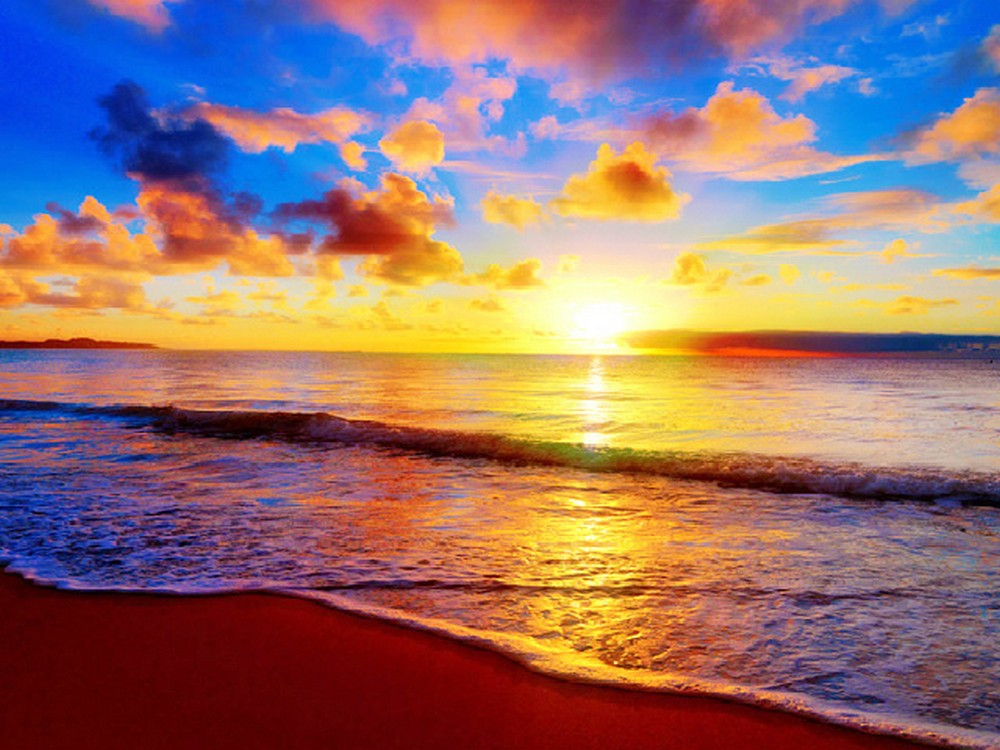
#> input picture resources/2/wschod.jpg, 1000 x 750 px
$ python zad2.py
#> lines starting #> are read from the running program, lines starting #| are printed output that depends on the picture
import cv2
import numpy as np
import matplotlib.pyplot as plt

image_path = 'resources/2/wschod.jpg'
# Wczytanie obrazu w kolorze
image = cv2.imread(image_path)
#> image is the input picture: shape (750, 1000, 3); mean B, G, R 111.6, 114.9, 149
if image is None:
    raise ValueError("Nie można wczytać obrazu. Sprawdź ścieżkę do pliku.")

image_rgb = cv2.cvtColor(image, cv2.COLOR_BGR2RGB)

# Metoda 1: Szarość jako średnia (R+G+B)/3
gray_average = np.round(np.mean(image_rgb, axis=2)).astype('uint8')
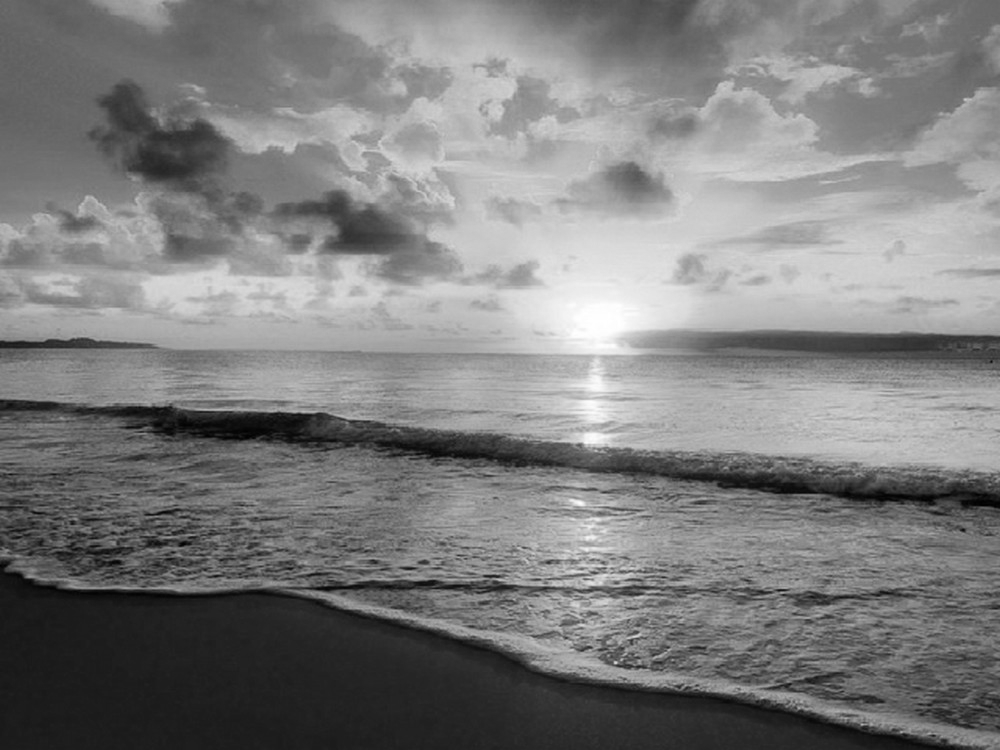
#> gray_average: shape (750, 1000); min 1, max 255, mean 125.2

# Metoda 2: Szarość jako luminancja (0.299*R + 0.587*G + 0.114*B)
gray_luminance = np.round(
    0.299 * image_rgb[:, :, 0] + 0.587 * image_rgb[:, :, 1] + 0.114 * image_rgb[:, :, 2]
).astype('uint8')
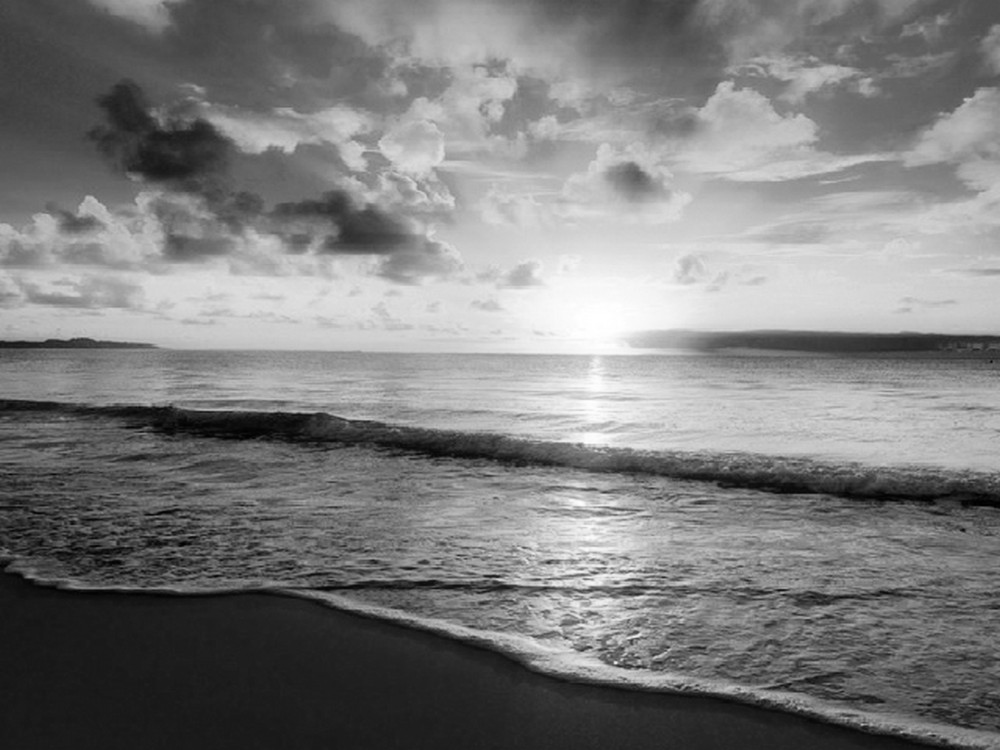
#> gray_luminance: shape (750, 1000); min 0, max 255, mean 124.8

# Wyświetlanie obrazów
plt.figure(figsize=(15, 10))

# Oryginalny obraz
plt.subplot(1, 3, 1)
plt.title("Oryginalny obraz (RGB)")
plt.imshow(image_rgb)
plt.axis("off")

# Obraz w skali szarości - średnia
plt.subplot(1, 3, 2)
plt.title("Szarość - Średnia")
plt.imshow(gray_average, cmap='gray')
plt.axis("off")

# Obraz w skali szarości - luminancja
plt.subplot(1, 3, 3)
plt.title("Szarość - Luminancja")
plt.imshow(gray_luminance, cmap='gray')
plt.axis("off")

plt.tight_layout()
plt.show()
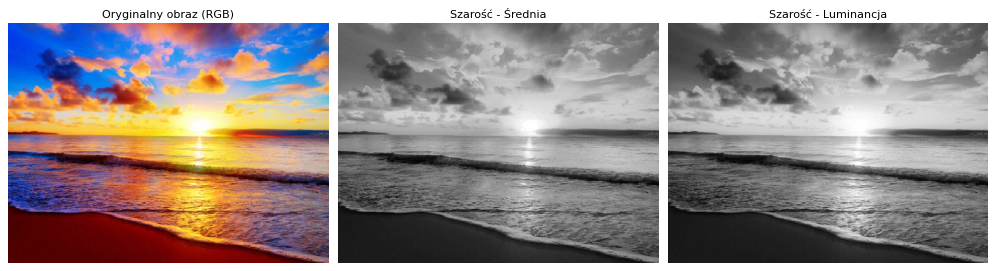
#> figure drawn by matplotlib, 3 panels
